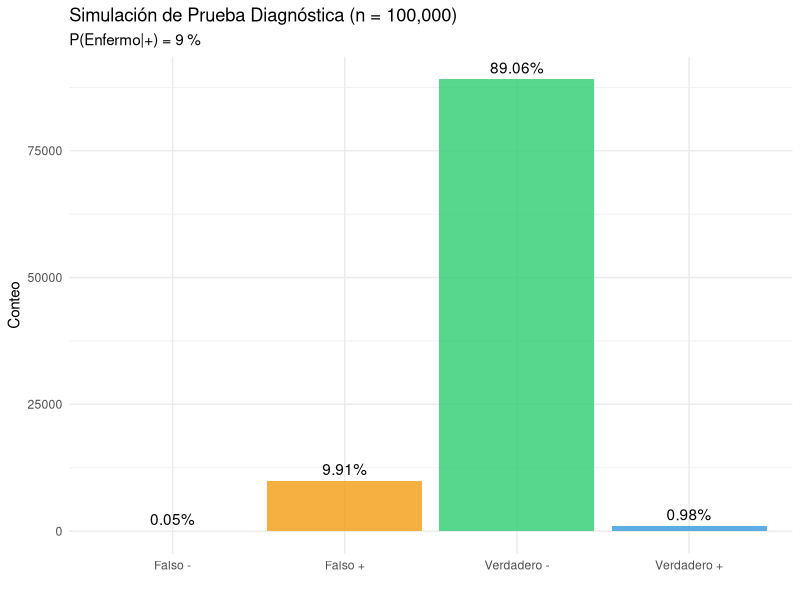
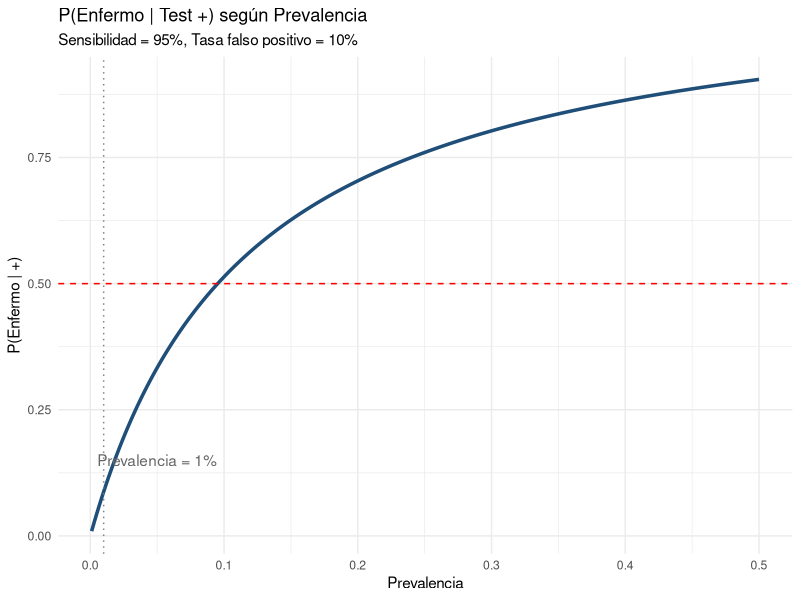
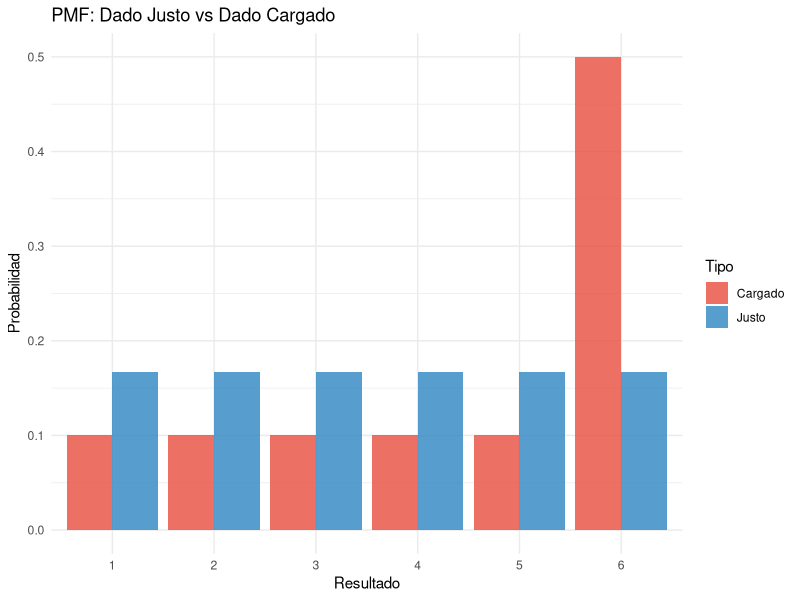
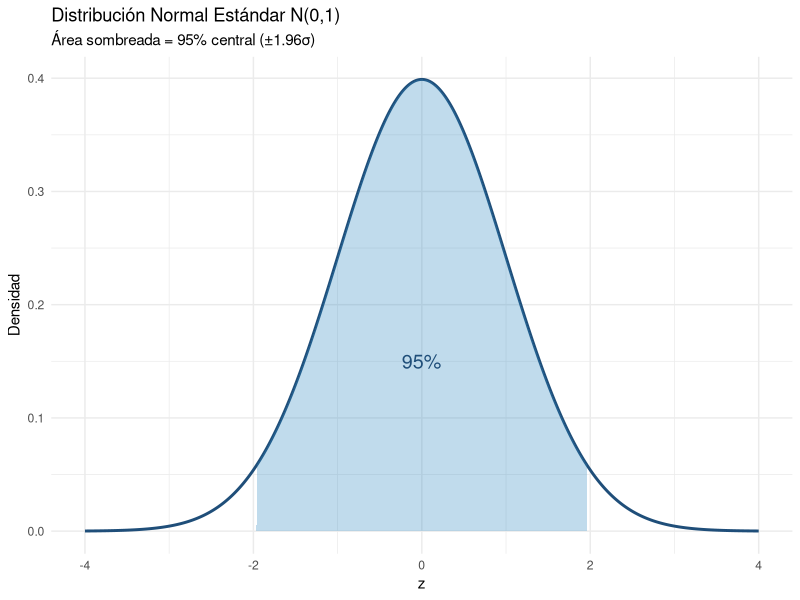
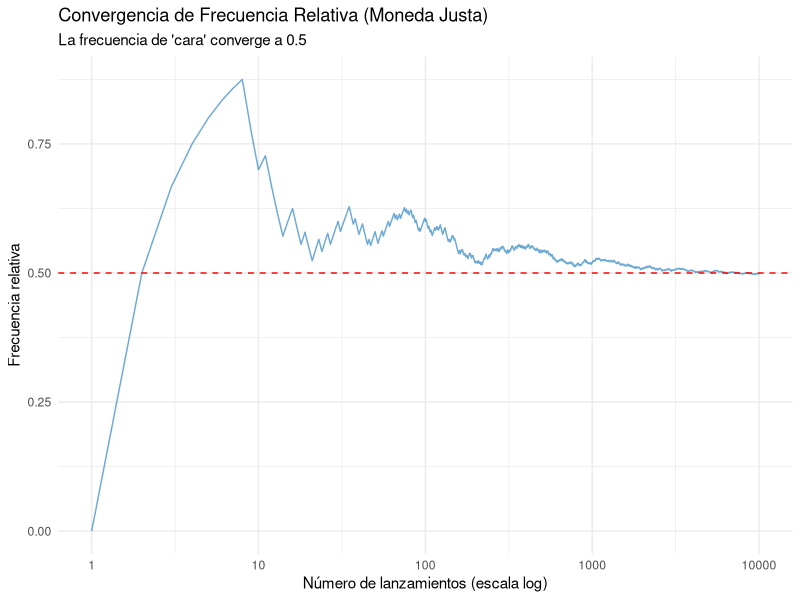

Recreate these plots in R, in order.
## ---- chunk 1
#| label: setup
# install.packages(c("tidyverse", "ggplot2"))
library(tidyverse)
library(ggplot2)
## ---- chunk 2
#| label: conceptos-basicos
# Espacio muestral: lanzar un dado
espacio_muestral <- 1:6
cat("Espacio muestral (dado):", espacio_muestral, "\n")

# Evento: obtener un número par
evento_par <- espacio_muestral[espacio_muestral %% 2 == 0]
cat("Evento (par):", evento_par, "\n")
cat("P(par) =", length(evento_par) / length(espacio_muestral), "\n")

# Simulación: verificar la probabilidad empírica
set.seed(42)
n_lanzamientos <- 100000
lanzamientos <- sample(1:6, n_lanzamientos, replace = TRUE)
prob_empirica <- mean(lanzamientos %% 2 == 0)
cat("P(par) empírica (", n_lanzamientos, "lanzamientos):", prob_empirica, "\n")
## ---- chunk 3
#| label: reglas-probabilidad
set.seed(123)
n <- 1000

genero <- sample(c("M", "F"), n, replace = TRUE, prob = c(0.48, 0.52))
pref <- character(n)
for (i in 1:n) {
  if (genero[i] == "M") {
    pref[i] <- sample(c("A", "B", "C"), 1, prob = c(0.4, 0.35, 0.25))
  } else {
    pref[i] <- sample(c("A", "B", "C"), 1, prob = c(0.3, 0.4, 0.3))
  }
}
encuesta <- data.frame(genero, pref)

# Tabla de contingencia
tabla <- table(encuesta$genero, encuesta$pref)
cat("--- Tabla de contingencia ---\n")
print(tabla)
cat("\nProporciones:\n")
print(round(prop.table(tabla), 3))

# Probabilidades marginales y condicionales
P_A <- mean(encuesta$pref == "A")
P_A_dado_M <- mean(encuesta$pref[encuesta$genero == "M"] == "A")
P_A_dado_F <- mean(encuesta$pref[encuesta$genero == "F"] == "A")

cat("\nP(preferencia A):", round(P_A, 3), "\n")
cat("P(A | Masculino):", round(P_A_dado_M, 3), "\n")
cat("P(A | Femenino):", round(P_A_dado_F, 3), "\n")

# ¿Son independientes?
cat("\nSi independientes: P(A|M) ≈ P(A)\n")
cat("P(A) =", round(P_A, 3), " vs P(A|M) =", round(P_A_dado_M, 3), "\n")
cat("Test chi-cuadrado:\n")
print(chisq.test(tabla))
## ---- chunk 4
#| label: regla-suma
cat("--- Regla de la Suma: Baraja de cartas ---\n")
P_roja <- 26/52
P_figura <- 12/52
P_roja_y_fig <- 6/52
P_roja_o_fig <- P_roja + P_figura - P_roja_y_fig

cat("P(roja) =", round(P_roja, 3), "\n")
cat("P(figura) =", round(P_figura, 3), "\n")
cat("P(roja ∩ figura) =", round(P_roja_y_fig, 3), "\n")
cat("P(roja ∪ figura) =", round(P_roja_o_fig, 3), "\n")

# Verificación por simulación
set.seed(456)
baraja <- expand.grid(
  numero = c(2:10, "J", "Q", "K", "A"),
  palo = c("Corazones", "Diamantes", "Picas", "Treboles")
)
baraja$roja <- baraja$palo %in% c("Corazones", "Diamantes")
baraja$figura <- baraja$numero %in% c("J", "Q", "K")

P_sim <- mean(baraja$roja | baraja$figura)
cat("P(roja ∪ figura) simulada:", round(P_sim, 3), "\n")
## ---- chunk 5
#| label: bayes
prevalencia <- 0.01       # P(Enfermo) = 1%
sensibilidad <- 0.95      # P(+|Enfermo) = 95%
falso_positivo <- 0.10    # P(+|Sano) = 10%

P_positivo <- sensibilidad * prevalencia +
              falso_positivo * (1 - prevalencia)
P_enfermo_dado_pos <- (sensibilidad * prevalencia) / P_positivo

cat("Prevalencia:       ", prevalencia, "\n")
cat("Sensibilidad:      ", sensibilidad, "\n")
cat("Tasa falso +:      ", falso_positivo, "\n")
cat("P(+):              ", round(P_positivo, 4), "\n")
cat("P(Enfermo | +):    ", round(P_enfermo_dado_pos, 4), "\n")
cat("\n→ A pesar del test positivo, solo hay",
    round(P_enfermo_dado_pos * 100, 1),
    "% de probabilidad de estar enfermo\n")
cat("  Esto se debe a la BAJA prevalencia (1%)\n")
## ---- chunk 6
#| label: bayes-simulacion
set.seed(123)
n_sim <- 100000

enfermo <- rbinom(n_sim, 1, p = prevalencia)
resultado_test <- numeric(n_sim)

for (i in 1:n_sim) {
  if (enfermo[i] == 1) {
    resultado_test[i] <- rbinom(1, 1, p = sensibilidad)
  } else {
    resultado_test[i] <- rbinom(1, 1, p = falso_positivo)
  }
}

positivos <- resultado_test == 1
P_bayes_sim <- mean(enfermo[positivos])
cat("P(Enfermo | +) simulada:", round(P_bayes_sim, 4), "\n")
cat("P(Enfermo | +) teórica:", round(P_enfermo_dado_pos, 4), "\n")
## ---- chunk 7
#| label: fig-bayes
#| fig-cap: "Resultados de la simulación de prueba diagnóstica"
resultados <- data.frame(
  estado = factor(c("Verdadero +", "Falso +", "Verdadero -", "Falso -")),
  conteo = c(
    sum(enfermo == 1 & resultado_test == 1),
    sum(enfermo == 0 & resultado_test == 1),
    sum(enfermo == 0 & resultado_test == 0),
    sum(enfermo == 1 & resultado_test == 0)
  )
)
resultados$proporcion <- resultados$conteo / n_sim

ggplot(resultados, aes(x = estado, y = conteo, fill = estado)) +
  geom_col(alpha = 0.8) +
  geom_text(aes(label = paste0(round(proporcion * 100, 2), "%")),
            vjust = -0.5) +
  scale_fill_manual(values = c("#E74C3C", "#F39C12", "#2ECC71", "#3498DB")) +
  labs(title = "Simulación de Prueba Diagnóstica (n = 100,000)",
       subtitle = paste("P(Enfermo|+) =",
                        round(P_bayes_sim * 100, 1), "%"),
       x = "", y = "Conteo") +
  theme_minimal() +
  theme(legend.position = "none")
## ---- chunk 8
#| label: fig-prevalencia
#| fig-cap: "P(Enfermo|+) en función de la prevalencia"
prevalencias <- seq(0.001, 0.5, by = 0.001)
P_enfermo_pos <- (sensibilidad * prevalencias) /
  (sensibilidad * prevalencias + falso_positivo * (1 - prevalencias))

df_prev <- data.frame(prevalencia = prevalencias, P_enfermo_pos)

ggplot(df_prev, aes(x = prevalencia, y = P_enfermo_pos)) +
  geom_line(color = "#1F4E79", size = 1.2) +
  geom_hline(yintercept = 0.5, linetype = "dashed", color = "red") +
  geom_vline(xintercept = 0.01, linetype = "dotted", color = "gray50") +
  annotate("text", x = 0.05, y = 0.15,
           label = "Prevalencia = 1%", color = "gray40") +
  labs(title = "P(Enfermo | Test +) según Prevalencia",
       subtitle = "Sensibilidad = 95%, Tasa falso positivo = 10%",
       x = "Prevalencia", y = "P(Enfermo | +)") +
  theme_minimal()
## ---- chunk 9
#| label: va-discretas
x <- 1:6
pmf <- rep(1/6, 6)
cat("E(X) dado justo:", sum(x * pmf), "\n")
cat("Var(X) dado justo:", sum((x - sum(x * pmf))^2 * pmf), "\n")

pmf_cargado <- c(0.1, 0.1, 0.1, 0.1, 0.1, 0.5)
cat("\nE(X) dado cargado:", sum(x * pmf_cargado), "\n")
## ---- chunk 10
#| label: fig-pmf
#| fig-cap: "Comparación entre dado justo y cargado"
df_dado <- data.frame(
  x = rep(x, 2),
  prob = c(pmf, pmf_cargado),
  tipo = rep(c("Justo", "Cargado"), each = 6)
)

ggplot(df_dado, aes(x = factor(x), y = prob, fill = tipo)) +
  geom_col(position = "dodge", alpha = 0.8) +
  scale_fill_manual(values = c("#E74C3C", "#2E86C1")) +
  labs(title = "PMF: Dado Justo vs Dado Cargado",
       x = "Resultado", y = "Probabilidad", fill = "Tipo") +
  theme_minimal()
## ---- chunk 11
#| label: fig-normal
#| fig-cap: "Normal estándar con área central al 95%"
x_norm <- seq(-4, 4, by = 0.01)
df_norm <- data.frame(x = x_norm, densidad = dnorm(x_norm))

ggplot(df_norm, aes(x = x, y = densidad)) +
  geom_line(color = "#1F4E79", size = 1) +
  geom_area(data = df_norm %>% filter(x >= -1.96 & x <= 1.96),
            aes(x = x, y = densidad), fill = "#2E86C1", alpha = 0.3) +
  annotate("text", x = 0, y = 0.15, label = "95%", size = 5, color = "#1F4E79") +
  labs(title = "Distribución Normal Estándar N(0,1)",
       subtitle = "Área sombreada = 95% central (±1.96σ)",
       x = "z", y = "Densidad") +
  theme_minimal()
## ---- chunk 12
#| label: probabilidades-normal
cat("P(Z < 1.96):", round(pnorm(1.96), 4), "\n")
cat("P(-1.96 < Z < 1.96):", round(pnorm(1.96) - pnorm(-1.96), 4), "\n")
cat("P(Z > 2):", round(1 - pnorm(2), 4), "\n")
cat("Valor z para P = 0.975:", round(qnorm(0.975), 4), "\n")
## ---- chunk 13
#| label: fig-convergencia
#| fig-cap: "Convergencia a P = 0.5 con más lanzamientos"
set.seed(789)
n_max <- 10000
moneda <- sample(c(0, 1), n_max, replace = TRUE)
freq_acumulada <- cumsum(moneda) / (1:n_max)

df_conv <- data.frame(n = 1:n_max, frecuencia = freq_acumulada)

ggplot(df_conv, aes(x = n, y = frecuencia)) +
  geom_line(color = "#2E86C1", alpha = 0.7) +
  geom_hline(yintercept = 0.5, color = "red", linetype = "dashed") +
  scale_x_log10() +
  labs(title = "Convergencia de Frecuencia Relativa (Moneda Justa)",
       subtitle = "La frecuencia de 'cara' converge a 0.5",
       x = "Número de lanzamientos (escala log)", y = "Frecuencia relativa") +
  theme_minimal()
